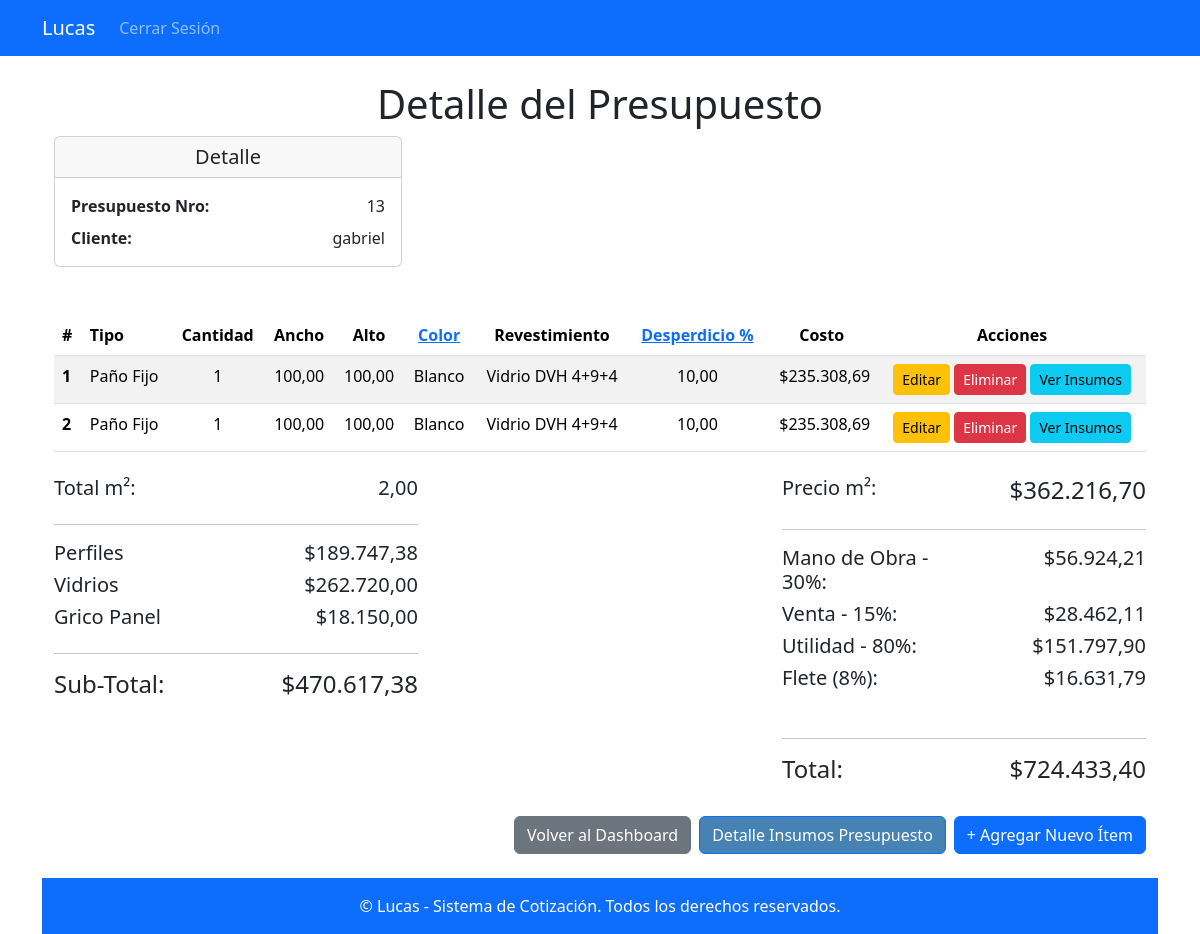
Screenshot of /presupuesto/13/ (signed in) with the database file from the repository.
### apps/presupuestos/models.py (models this page shows, shortened)
class Presupuesto(models.Model):
    numero = models.AutoField(primary_key=True)  # Clave primaria definida explícitamente
    cliente = models.CharField(max_length=255)
    lugar = models.ForeignKey('Lugar', on_delete=models.CASCADE)
    fecha = models.DateTimeField(auto_now_add=True)

class Item(models.Model):
    presupuesto = models.ForeignKey(Presupuesto, related_name='items', on_delete=models.CASCADE)  # Relación con el presupuesto
    cantidad = models.PositiveIntegerField()  # Cantidad del ítem
    ancho = models.DecimalField(max_digits=10, decimal_places=2, null=True, blank=True)  # Ancho en unidades
    alto = models.DecimalField(max_digits=10, decimal_places=2, null=True, blank=True)  # Alto en unidades
    ancho_hoja = models.DecimalField(max_digits=10, decimal_places=2, null=True, blank=True)  # Ancho de hoja en unidades
    alto_lama = models.DecimalField(max_digits=10, decimal_places=2, null=True, blank=True)
    tipo = models.ForeignKey(Tipo, on_delete=models.CASCADE)  # Tipo de ítem (ventana, puerta, etc.)
    color = models.ForeignKey(Color, on_delete=models.CASCADE)  # Color del ítem
    revestimiento = models.ForeignKey(Revestimiento, on_delete=models.CASCADE)  # Tipo de revestimiento
    desperdicio = models.DecimalField(max_digits=5, decimal_places=2, default=0.0)  # Porcentaje de desperdicio
    def calcular_costo(self):
        insumos = DetalleInsumo.objects.filter(item=self)
        total = sum(insumo.precio_total for insumo in insumos)
        return total

class Tipo(models.Model):
    numero = models.IntegerField(unique=True)  # Número identificador del tipo
    detalle = models.CharField(max_length=100)  # Descripción del tipo

class Color(models.Model):
    nombre = models.CharField(max_length=50)

class Revestimiento(models.Model):
    nombre = models.CharField(max_length=100)

class TipoInsumo(models.Model):
    nombre = models.CharField(max_length=50, unique=True)  # Nombre del tipo de insumo (por ejemplo, 'Material', 'Herramienta')

### apps/presupuestos/views.py (the view)
# urls.py: path('presupuesto/<int:presupuesto_id>/', presupuestos_views.detalle_presupuesto, name='detalle_presupuesto'),
@login_required
def detalle_presupuesto(request, presupuesto_id):
    presupuesto = get_object_or_404(Presupuesto, numero=presupuesto_id)
    items = presupuesto.items.all()
    colores = Color.objects.all()  # Agregar los colores disponibles
    items_con_costos = [
        {'item': item,
         'costo': item.calcular_costo(),
         'desperdicio': item.desperdicio}
         for item in items
    ]
    sub_total = sum(entry['costo'] for entry in items_con_costos)
    total_m2 = sum(
        (item.ancho / 100) * (item.alto / 100) * item.cantidad
        for item in items
    )
    insumos = DetalleInsumo.objects.filter(presupuesto=presupuesto)
    tipo_insumos_totales = defaultdict(Decimal)
    for insumo in insumos:
        tipo_insumo_nombre = insumo.insumo.tipo_insumo.nombre if insumo.insumo.tipo_insumo else "Sin Tipo"
        tipo_insumos_totales[tipo_insumo_nombre] += insumo.precio_total
    subtotal_tipo_1 = insumos.filter(insumo__tipo_insumo_id=1).aggregate(
        subtotal=Sum('precio_total')
    )['subtotal'] or Decimal(0)
    subtotal_tipo_2 = insumos.filter(insumo__tipo_insumo_id__in=[1, 3, 4, 5, 6]).aggregate(
        subtotal=Sum('precio_total')
    )['subtotal'] or Decimal(0)
    mano_obra = subtotal_tipo_1 * Decimal("0.30")
    venta = subtotal_tipo_1 * Decimal("0.15")
    utilidad = subtotal_tipo_1 * Decimal("0.80")  # Utilidad solo sobre tipo_insumo_id=1
    flete = subtotal_tipo_2 * Decimal("0.08") # Utilidad solo sobre tipo_insumo_id=1+3+4+5+6
    total = sub_total + mano_obra + venta + utilidad + flete
    precio_por_m2 = total / total_m2 if total_m2 > 0 else 0
    return render(request, 'detalle_presupuesto.html', {
        'presupuesto': presupuesto,
        'items_con_costos': items_con_costos,
        'colores': colores,
        'sub_total': sub_total,
        'mano_obra': mano_obra,
        'venta': venta,
        'utilidad': utilidad,
        'flete': flete,
        'total': total,
        'total_m2': total_m2,  # Agregar Total m2 al contexto
        'precio_por_m2': precio_por_m2,  # Agregar el precio por m² al contexto
        'tipo_insumos_totales': dict(tipo_insumos_totales),
    })

### apps/presupuestos/templates/detalle_presupuesto.html (shortened to what this page needs)
{% extends 'base.html' %}
{% load humanize %}
{% block content %}
<div class="container mt-4">
    <h1 class="text-center">Detalle del Presupuesto</h1>
    <div class="row mb-4">
        <div class="col-md-4">
            <div class="card">
                <div class="card-header">
                    <h5 class="text-center mb-0">Detalle</h5>
                </div>
                <div class="card-body">
                    <div class="row mb-2">
                        <div class="col-6 text-start fw-bold">Presupuesto Nro:</div>
                        <div class="col-6 text-end">{{ presupuesto.numero }}</div>
                    </div>
                    <div class="row">
                        <div class="col-6 text-start fw-bold">Cliente:</div>
                        <div class="col-6 text-end">{{ presupuesto.cliente }}</div>
                    </div>
            </div>
        </div>
    </div>
</div>
    <br>
    <div>
        {% if items_con_costos %}
            <table class="table table-striped">
                <thead class="thead-dark">
                    <tr>
                        <th scope="col">#</th>
                        <th scope="col">Tipo</th>
                        <th class="text-center" scope="col">Cantidad</th>
                        <th class="text-center" scope="col">Ancho</th>
                        <th class="text-center" scope="col">Alto</th>
                        <th class="text-center" scope="col">
                            <a href="#" id="cambiar-color" class="text-primary" data-bs-toggle="modal" data-bs-target="#modalCambiarColor">
                                Color
                            </a>
                        </th>
                        <th class="text-center" scope="col">Revestimiento</th>
                        <th class="text-center" scope="col">
                            <a href="#" id="cambiar-desperdicio" class="text-primary" data-bs-toggle="modal" data-bs-target="#modalCambiarDesperdicio">
                                Desperdicio %
                            </a>
                        </th>
                        <th class="text-center" scope="col">Costo</th>
                        <th class="text-center" scope="col">Acciones</th>
                    </tr>
                </thead>
                <tbody>
                    {% for entry in items_con_costos %}
                        <tr>
                            <th scope="row">{{ forloop.counter }}</th>
                            <td>{{ entry.item.tipo.detalle }}</td>
                            <td class="text-center">{{ entry.item.cantidad }}</td>
                            <td class="text-center">{{ entry.item.ancho }}</td>
                            <td class="text-center">{{ entry.item.alto }}</td>
                            <td class="text-center">{{ entry.item.color.nombre }}</td>
                            <td class="text-center">{{ entry.item.revestimiento.nombre }}</td>
                            <td class="text-center">{{ entry.item.desperdicio }}</td>
                            <td class="text-end">${{ entry.costo|intcomma }}</td>
                            <td class="text-center">
                                <a href="{% url 'editar_item' entry.item.id %}" class="btn btn-warning btn-sm">Editar</a>
                                <a href="{% url 'eliminar_item' entry.item.id %}" class="btn btn-danger btn-sm"
                                onclick="return confirm('¿Estás seguro de que deseas eliminar este ítem?')">Eliminar</a>
                                <a href="{% url 'detalle_insumos' entry.item.id %}" class="btn btn-info btn-sm">Ver Insumos</a>
                            </td>
                        </tr>
                    {% endfor %}
                </tbody>
            </table>
            <div class="mt-4 d-flex justify-content-between">
                <div class="col-lg-4">
                    <div class="row">
                        <div class="col-6 text-start">
                            <h5>Total m²:</h5>
                        </div>
                        <div class="col-6 text-end">
                            <h5>{{ total_m2|floatformat:2 }}</h5>
                        </div>
                    </div>
                    <hr>
                    {% for tipo_insumo, total_importe in tipo_insumos_totales.items %}
                    <div class="row">
                        <div class="col-6 text-start">
                            <h5>{{ tipo_insumo }}</h5>
                        </div>
                        <div class="col-6 text-end">
                            <h5>${{ total_importe|floatformat:2|intcomma }}</h5>
                        </div>
                    </div>
                    {% endfor %}
                    <hr>
                    <div class="row">
                        <div class="col-6 text-start">
                            <h4>Sub-Total:</h4>
                        </div>
                        <div class="col-6 text-end">
                            <h4>${{ sub_total|floatformat:2|intcomma }}</h4>
                        </div>
                    </div>
                </div>
                <div class="col-lg-4">
                    <div class="row">
                        <div class="col-6 text-start">
                            <h5>Precio m²:</h5>
                        </div>
                        <div class="col-6 text-end">
                            <h4>${{ precio_por_m2|floatformat:2|intcomma }}</h4>
                        </div>
                    </div>
                    <hr>
                    <div class="row">
                        <div class="col-6 text-start">
                            <h5>Mano de Obra - 30%:</h5>
                        </div>
                        <div class="col-6 text-end">
                            <h5>${{ mano_obra|floatformat:2|intcomma }}</h5>
                        </div>
                    </div>
                    <div class="row">
                        <div class="col-6 text-start">
                            <h5>Venta - 15%:</h5>
                        </div>
                        <div class="col-6 text-end">
                            <h5>${{ venta|floatformat:2|intcomma }}</h5>
                        </div>
                    </div>
                    <div class="row">
                        <div class="col-6 text-start">
                            <h5>Utilidad - 80%:</h5>
                        </div>
                        <div class="col-6 text-end">
                            <h5>${{ utilidad|floatformat:2|intcomma }}</h5>
                        </div>
                    </div>
                    <div class="row">
                        <div class="col-6 text-start">
                            <h5>Flete (8%):</h5>
                        </div>
                        <div class="col-6 text-end">
                            <h5>${{ flete|floatformat:2|intcomma }}</h5>
                        </div>
                    </div>
                    <br>
                    <hr>
                    <div class="row">
                        <div class="col-6 text-start">
                            <h4>Total:</h4>
                        </div>
                        <div class="col-6 text-end">
                            <h4>${{ total|floatformat:2|intcomma }}</h4>
                        </div>
                    </div>
                </div>
            </div>
    </div>
    {% else %}
        <p class="text-center">No hay ítems asociados a este presupuesto.</p>
    {% endif %}
    <div class="d-flex justify-content-end mt-4">
        <a href="{% url 'dashboard' %}" class="btn btn-secondary me-2">Volver al Dashboard</a>
        <a href="{% url 'detalle_insumos_presupuesto' presupuesto.numero %}" class="btn btn-primary me-2" style="background-color: #4682B4; color: white;">Detalle Insumos Presupuesto</a>
        <a href="{% url 'nuevo_item' presupuesto.numero %}" class="btn btn-primary">+ Agregar Nuevo Ítem</a>
    </div>
{% endblock %}

### rows the page displays
Presupuesto: numero "13", cliente "gabriel"
Item: item.tipo.detalle "Paño Fijo", item.cantidad "1", item.ancho "100,00", item.alto "100,00", item.color.nombre "Blanco", item.revestimiento.nombre "Vidrio DVH 4+9+4", item.desperdicio "10,00", costo "235.308,69"
Item: item.tipo.detalle "Paño Fijo", item.cantidad "1", item.ancho "100,00", item.alto "100,00", item.color.nombre "Blanco", item.revestimiento.nombre "Vidrio DVH 4+9+4", item.desperdicio "10,00", costo "235.308,69"
TipoInsumo: tipo_insumos_totales "Perfiles"
TipoInsumo: tipo_insumos_totales "Vidrios"
TipoInsumo: tipo_insumos_totales "Grico Panel"

### other values shown
{{ total_m2|floatformat:2 }} "2,00"
{{ total_importe|floatformat:2|intcomma }} "189.747,38" "262.720,00" "18.150,00"
{{ sub_total|floatformat:2|intcomma }} "470.617,38"
{{ precio_por_m2|floatformat:2|intcomma }} "362.216,70"
{{ mano_obra|floatformat:2|intcomma }} "56.924,21"
{{ venta|floatformat:2|intcomma }} "28.462,11"
{{ utilidad|floatformat:2|intcomma }} "151.797,90"
{{ flete|floatformat:2|intcomma }} "16.631,79"
{{ total|floatformat:2|intcomma }} "724.433,40"
